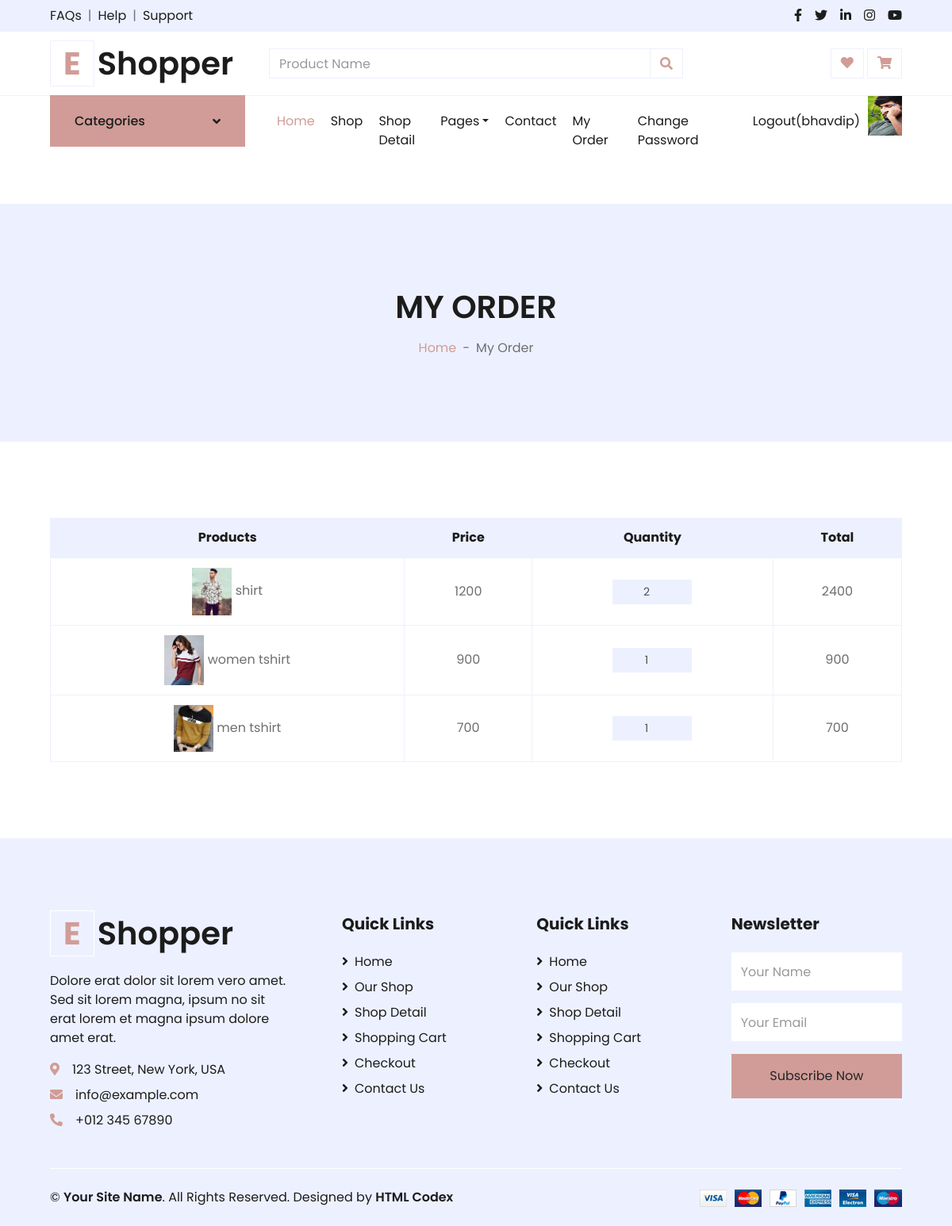
/myorder/ (signed in), run on the app's committed database.
### myapp/models.py (models this page shows, shortened)
class User(models.Model):
	fname=models.CharField(max_length=100)
	lname=models.CharField(max_length=100)
	email=models.EmailField()
	mobile=models.PositiveIntegerField()
	address=models.TextField()
	password=models.CharField(max_length=100)
	profile_pic=models.ImageField(upload_to="profile_pic/")
	usertype=models.CharField(max_length=100,default="buyer")

class Cart(models.Model):
	user=models.ForeignKey(User,on_delete=models.CASCADE)
	product=models.ForeignKey(Product,on_delete=models.CASCADE)
	date=models.DateTimeField(default=timezone.now)
	product_price=models.PositiveIntegerField()
	product_qty=models.PositiveIntegerField()
	total_price=models.PositiveIntegerField()
	payment_status=models.BooleanField(default=False)

class Product(models.Model):
	category=(
			('men','men'),
			('women','women'),
			('kid','kid'),
		)
	size=(
			("s","s"),
			("m","m"),
			("l","l"),
			("xl","xl"),
			("xxl","xxl"),
		)
	seller=models.ForeignKey(User,on_delete=models.CASCADE)
	product_category=models.CharField(max_length=100,choices=category)
	product_name=models.CharField(max_length=100)
	product_price=models.PositiveIntegerField()
	product_desc=models.TextField()
	product_size=models.TextField(max_length=100,choices=size)
	product_image=models.ImageField(upload_to="product_pic/")

### myapp/views.py (the view)
# urls.py: path('myorder/',views.myorder, name='myorder'),
def myorder(request):
	user=User.objects.get(email=request.session['email'])
	carts=Cart.objects.filter(user=user,payment_status=True)
	return render(request,'myorder.html',{'carts':carts})

### myapp/templates/myorder.html (shortened to what this page needs)
{% extends 'header.html' %}
{% load static %}
{% block content %}
<!DOCTYPE html>
<html lang="en">
<head>
</head>
<body>
    <div class="container-fluid bg-secondary mb-5">
        <div class="d-flex flex-column align-items-center justify-content-center" style="min-height: 300px">
            <h1 class="font-weight-semi-bold text-uppercase mb-3">My Order</h1>
            <div class="d-inline-flex">
                <p class="m-0"><a href="">Home</a></p>
                <p class="m-0 px-2">-</p>
                <p class="m-0">My Order</p>
            </div>
        </div>
    </div>
    <div class="container-fluid pt-5">
        <div class="row px-xl-5">
            <div class="col-lg-12 table-responsive mb-5">
                <table class="table table-bordered text-center mb-0">
                    <thead class="bg-secondary text-dark">
                        <tr>
                            <th>Products</th>
                            <th>Price</th>
                            <th>Quantity</th>
                            <th>Total</th>
                        </tr>
                    </thead>
                    <tbody class="align-middle">
                        {% for i in carts %}
                        <tr>
                            <td class="align-middle"><img src="{{i.product.product_image.url}}" alt="" style="width: 50px;"> {{i.product.product_name}}</td>
                            <td class="align-middle">{{i.product.product_price}}</td>
                            <td class="align-middle">
                                <div class="input-group quantity mx-auto" style="width: 100px;">
                                    <form method="post" action="{% url 'change-qty' %}">
                                        <input type="number" class="form-control form-control-sm bg-secondary text-center" value="{{i.product_qty}}" name="product_qty" onchange="this.form.submit();" readonly>
                                    </form>
                                </div>
                            </td>
                            <td class="align-middle">{{i.total_price}}</td>
                        </tr>
                        {% endfor %}
                    </tbody>
                </table>
            </div>
        </div>
    </div>
</body>
</html>
{% endblock %}

### myapp/templates/header.html (shortened to what this page needs)
{% load static %}
<!DOCTYPE html>
<html lang="en">
<head>
    <link href="https://cdnjs.cloudflare.com/ajax/libs/font-awesome/5.10.0/css/all.min.css" rel="stylesheet">
    <link href="{% static 'lib/owlcarousel/assets/owl.carousel.min.css' %}" rel="stylesheet">
    <link href="{% static 'css/style.css' %}" rel="stylesheet">
</head>
<body>
    <div class="container-fluid">
        <div class="row bg-secondary py-2 px-xl-5">
            <div class="col-lg-6 d-none d-lg-block">
                <div class="d-inline-flex align-items-center">
                    <a class="text-dark" href="">FAQs</a>
                    <span class="text-muted px-2">|</span>
                    <a class="text-dark" href="">Help</a>
                    <span class="text-muted px-2">|</span>
                    <a class="text-dark" href="">Support</a>
                </div>
            </div>
            <div class="col-lg-6 text-center text-lg-right">
                <div class="d-inline-flex align-items-center">
                    <a class="text-dark px-2" href="">
                        <i class="fab fa-facebook-f"></i>
                    </a>
                    <a class="text-dark px-2" href="">
                        <i class="fab fa-twitter"></i>
                    </a>
                    <a class="text-dark px-2" href="">
                        <i class="fab fa-linkedin-in"></i>
                    </a>
                    <a class="text-dark px-2" href="">
                        <i class="fab fa-instagram"></i>
                    </a>
                    <a class="text-dark pl-2" href="">
                        <i class="fab fa-youtube"></i>
                    </a>
                </div>
            </div>
        </div>
        <div class="row align-items-center py-3 px-xl-5">
            <div class="col-lg-3 d-none d-lg-block">
                <a href="" class="text-decoration-none">
                    <h1 class="m-0 display-5 font-weight-semi-bold"><span class="text-primary font-weight-bold border px-3 mr-1">E</span>Shopper</h1>
                </a>
            </div>
            <div class="col-lg-6 col-6 text-left">
                <form action="{% url 'search' %}" method="post">
                    <div class="input-group">
                        <input type="text" name="search" class="form-control" placeholder="Product Name">
                        <div class="input-group-append">
                            <span class="input-group-text bg-transparent text-primary">
                                <i class="fa fa-search"></i>
                            </span>
                        </div>
                    </div>
                </form>
            </div>
            {% if request.session.email %}
            <div class="col-lg-3 col-6 text-right">
                <a href="{% url 'wishlist' %}" class="btn border">
                    <i class="fas fa-heart text-primary"></i>
                </a>
                <a href="{% url 'cart' %}" class="btn border">
                    <i class="fas fa-shopping-cart text-primary"></i>
                </a>
            </div>
            {% endif %}
        </div>
    </div>
    <div class="container-fluid mb-5">
        <div class="row border-top px-xl-5">
            <div class="col-lg-3 d-none d-lg-block">
                <a class="btn shadow-none d-flex align-items-center justify-content-between bg-primary text-white w-100" data-toggle="collapse" href="#navbar-vertical" style="height: 65px; margin-top: -1px; padding: 0 30px;">
                    <h6 class="m-0">Categories</h6>
                    <i class="fa fa-angle-down text-dark"></i>
                </a>
            </div>
            <div class="col-lg-9">
                <nav class="navbar navbar-expand-lg bg-light navbar-light py-3 py-lg-0 px-0">
                    <div class="collapse navbar-collapse justify-content-between" id="navbarCollapse">
                        <div class="navbar-nav mr-auto py-0">
                            <a href="/" class="nav-item nav-link active">Home</a>
                            <a href="{% url 'shop' %}" class="nav-item nav-link">Shop</a>
                            <a href="{% url 'detail' %}" class="nav-item nav-link">Shop Detail</a>
                            <div class="nav-item dropdown">
                                <a href="#" class="nav-link dropdown-toggle" data-toggle="dropdown">Pages</a>
                            </div>
                            <a href="{% url 'contact' %}" class="nav-item nav-link">Contact</a>
                        </div>
                        <div class="navbar-nav ml-auto py-0">
                            {% if request.session.email %}
                                <a href="{% url 'myorder' %}" class="nav-item nav-link">My Order</a>
                                <a href="{% url 'change-password' %}" class="nav-item nav-link">Change Password</a>
                                <a href="{% url 'logout' %}" class="nav-item nav-link">Logout({{ request.session.fname }})</a>
                                <img src="{{request.session.profile_pic}}" width="50px" height="50px">
                            {% else %}
                                <a href="{% url 'login' %}" class="nav-item nav-link">Login</a>
                                <a href="{% url 'register' %}" class="nav-item nav-link">Register</a>
                            {% endif %}
                        </div>
                    </div>
                </nav>
            </div>
        </div>
    </div>
{% block content %}
{% endblock %}
    <div class="container-fluid bg-secondary text-dark mt-5 pt-5">
        <div class="row px-xl-5 pt-5">
            <div class="col-lg-4 col-md-12 mb-5 pr-3 pr-xl-5">
                <a href="" class="text-decoration-none">
                    <h1 class="mb-4 display-5 font-weight-semi-bold"><span class="text-primary font-weight-bold border border-white px-3 mr-1">E</span>Shopper</h1>
                </a>
                <p>Dolore erat dolor sit lorem vero amet. Sed sit lorem magna, ipsum no sit erat lorem et magna ipsum dolore amet erat.</p>
                <p class="mb-2"><i class="fa fa-map-marker-alt text-primary mr-3"></i>123 Street, New York, USA</p>
                <p class="mb-2"><i class="fa fa-envelope text-primary mr-3"></i>info@example.com</p>
                <p class="mb-0"><i class="fa fa-phone-alt text-primary mr-3"></i>+012 345 67890</p>
            </div>
            <div class="col-lg-8 col-md-12">
                <div class="row">
                    <div class="col-md-4 mb-5">
                        <h5 class="font-weight-bold text-dark mb-4">Quick Links</h5>
                        <div class="d-flex flex-column justify-content-start">
                            <a class="text-dark mb-2" href="index.html"><i class="fa fa-angle-right mr-2"></i>Home</a>
                            <a class="text-dark mb-2" href="shop.html"><i class="fa fa-angle-right mr-2"></i>Our Shop</a>
                            <a class="text-dark mb-2" href="detail.html"><i class="fa fa-angle-right mr-2"></i>Shop Detail</a>
                            <a class="text-dark mb-2" href="cart.html"><i class="fa fa-angle-right mr-2"></i>Shopping Cart</a>
                            <a class="text-dark mb-2" href="checkout.html"><i class="fa fa-angle-right mr-2"></i>Checkout</a>
                            <a class="text-dark" href="contact.html"><i class="fa fa-angle-right mr-2"></i>Contact Us</a>
                        </div>
                    </div>
                    <div class="col-md-4 mb-5">
                        <h5 class="font-weight-bold text-dark mb-4">Quick Links</h5>
                        <div class="d-flex flex-column justify-content-start">
                            <a class="text-dark mb-2" href="index.html"><i class="fa fa-angle-right mr-2"></i>Home</a>
                            <a class="text-dark mb-2" href="shop.html"><i class="fa fa-angle-right mr-2"></i>Our Shop</a>
                            <a class="text-dark mb-2" href="detail.html"><i class="fa fa-angle-right mr-2"></i>Shop Detail</a>
                            <a class="text-dark mb-2" href="cart.html"><i class="fa fa-angle-right mr-2"></i>Shopping Cart</a>
                            <a class="text-dark mb-2" href="checkout.html"><i class="fa fa-angle-right mr-2"></i>Checkout</a>
                            <a class="text-dark" href="contact.html"><i class="fa fa-angle-right mr-2"></i>Contact Us</a>
                        </div>
                    </div>
                    <div class="col-md-4 mb-5">
                        <h5 class="font-weight-bold text-dark mb-4">Newsletter</h5>
                        <form action="">
                            <div class="form-group">
                                <input type="text" class="form-control border-0 py-4" placeholder="Your Name" required="required" />
                            </div>
                            <div class="form-group">
                                <input type="email" class="form-control border-0 py-4" placeholder="Your Email"
                                    required="required" />
                            </div>
                            <div>
                                <button class="btn btn-primary btn-block border-0 py-3" type="submit">Subscribe Now</button>
                            </div>
                        </form>
                    </div>
                </div>
            </div>
        </div>
        <div class="row border-top border-light mx-xl-5 py-4">
            <div class="col-md-6 px-xl-0">
                <p class="mb-md-0 text-center text-md-left text-dark">
                    &copy; <a class="text-dark font-weight-semi-bold" href="#">Your Site Name</a>. All Rights Reserved. Designed
                    by
                    <a class="text-dark font-weight-semi-bold" href="https://htmlcodex.com">HTML Codex</a>
                </p>
            </div>
            <div class="col-md-6 px-xl-0 text-center text-md-right">
                <img class="img-fluid" src="{% static 'img/payments.png' %}" alt="">
            </div>
        </div>
    </div>
</body>
</html>

### data on the page
User: session.fname "bhavdip"
Cart: product.product_image (picture), product.product_name "shirt", product.product_price "1200", product_qty "2", total_price "2400"
Cart: product.product_image (picture), product.product_name "women tshirt", product.product_price "900", product_qty "1", total_price "900"
Cart: product.product_image (picture), product.product_name "men tshirt", product.product_price "700", product_qty "1", total_price "700"
